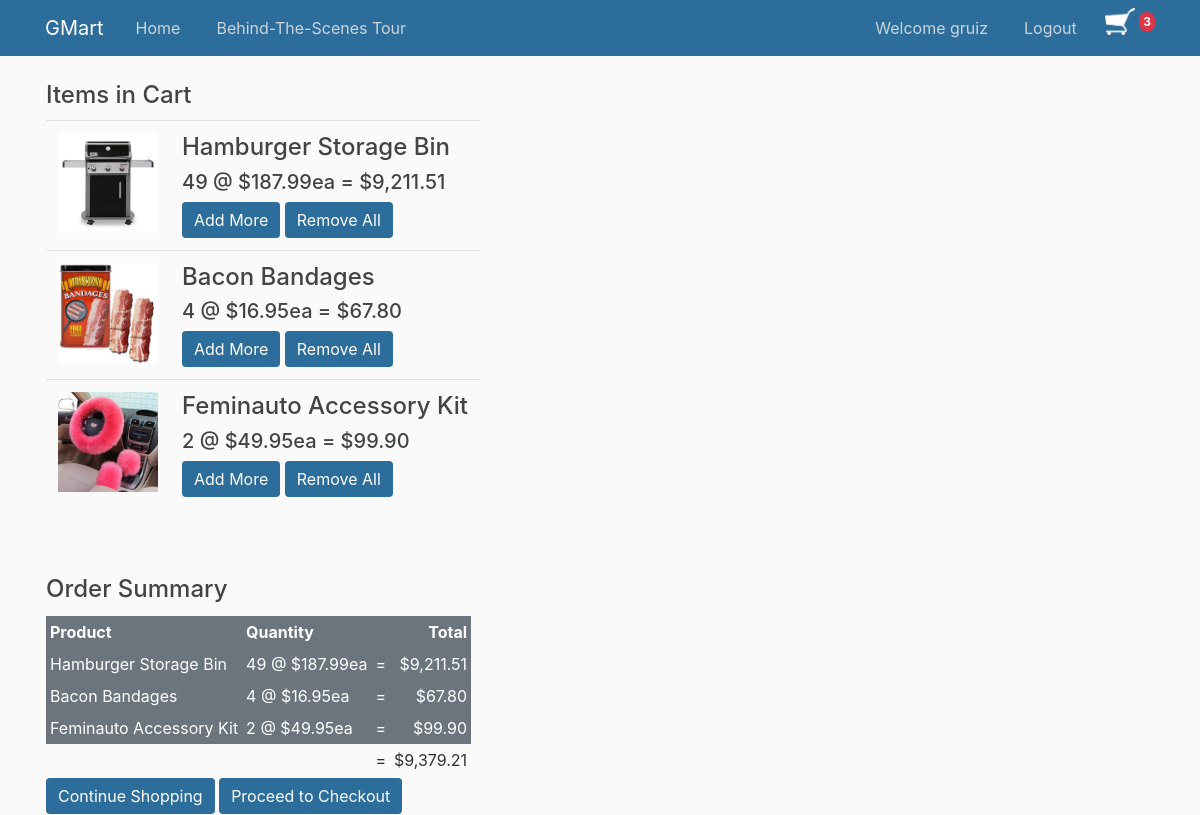
The page /gmart-cart/5 (signed in) on the database as committed earlier.
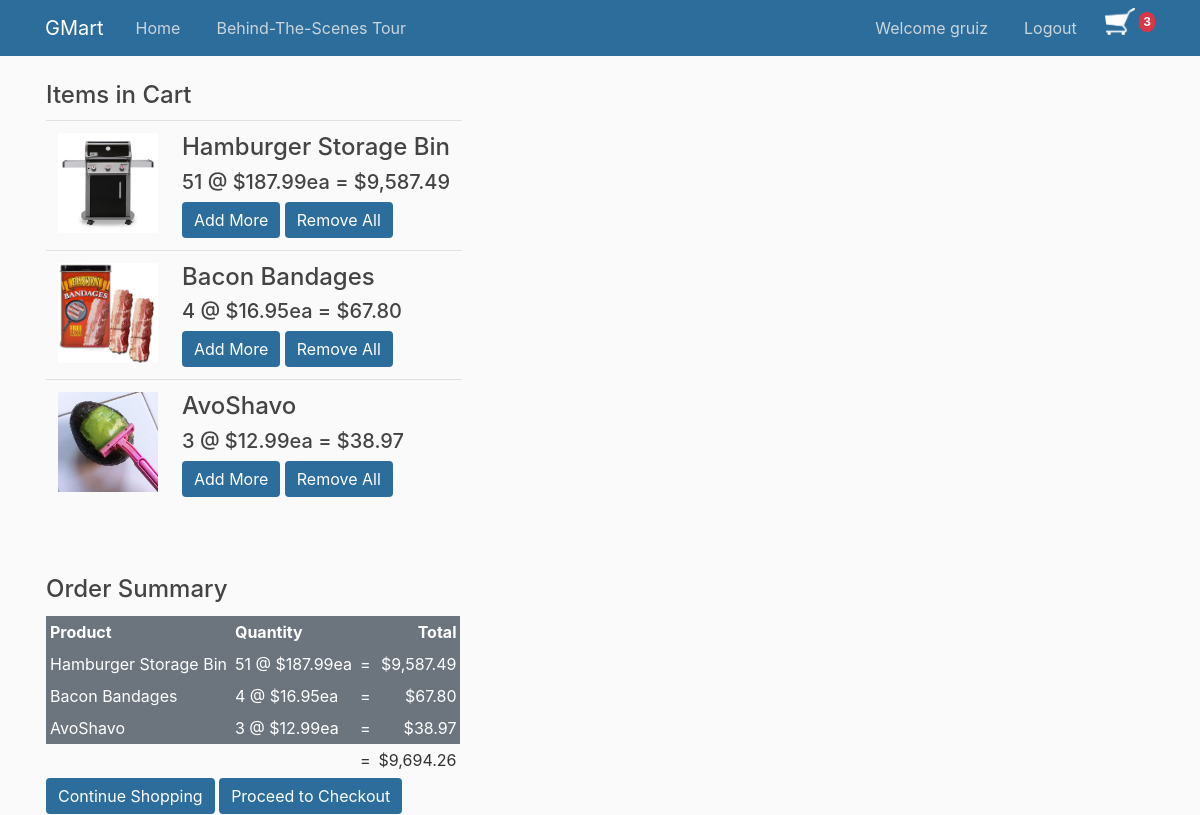
The same page on the database as committed later.
### gmart_app/models.py (models this page shows, shortened)
class Order(models.Model):
    Order_User = models.ForeignKey(settings.AUTH_USER_MODEL, on_delete=models.CASCADE)
    Order_Product = models.ManyToManyField(Product, through='OrderItem')
    Order_Created = models.DateTimeField(auto_now_add=True)
    Order_Date = models.DateTimeField()
    Order_Ordered = models.BooleanField(default=False)

class OrderItem(models.Model):
    OrderItem_Product = models.ForeignKey(Product, on_delete=models.CASCADE)
    OrderItem_Order = models.ForeignKey(Order, on_delete=models.CASCADE)
    OrderItem_Quantity = models.IntegerField(default=1)

class Product(models.Model):
    Product_Name = models.CharField(max_length = 100)
    Product_Department = models.ForeignKey(Department, on_delete = models.CASCADE)
    Product_Description = models.TextField()
    Product_Price = models.DecimalField(max_digits = 7, decimal_places = 2)
    Product_Quantity = models.IntegerField()
    Product_Highlights = models.TextField()
    Product_Details = models.TextField()
    Product_Image_Primary = models.ImageField(default='no_product.jpg', upload_to='product_images')

### gmart_app/views.py (the view)
# urls.py: path('gmart-cart/<int:pk>', views.OrderItemView.as_view(), name='gmart-cart'),
class OrderItemView(ListView):
    def get_queryset(self):
        template_name = "gmart_app/orderitem_list.html"
        if self.request.user.is_authenticated:
            if Order.objects.filter(Order_User=self.request.user, Order_Ordered=False).exists():
                cart_id = Order.objects.filter(Order_User=self.request.user, Order_Ordered=False)[0]
                queryset = OrderItem.objects.all().filter(OrderItem_Order_id = cart_id)
                self.cart_total = 0
                for prod in queryset:
                    prod.OrderItem_Total = prod.OrderItem_Quantity * prod.OrderItem_Product.Product_Price
                    self.cart_total += prod.OrderItem_Total
                if queryset.count() == 0:
                    messages.info(self.request, "Your cart is empty.")
            else:
                messages.info(self.request, "Your cart is empty.")
                queryset = OrderItem.objects.none()
        else:
            messages.info(self.request, "You must be logged in to access your cart.")
            queryset = OrderItem.objects.none()
        return queryset
    def get_context_data(self, **kwargs):
        context = super().get_context_data(**kwargs)
        context['cart_total'] = self.cart_total
        return context

### gmart_app/templatetags/cart_template_tags.py (called while the page is built)
@register.filter
def cart_item_count(user):
    if user.is_authenticated:
        qs = Order.objects.filter(Order_User=user, Order_Ordered=False)
        if qs.exists():
            return qs[0].Order_Product.count()
    return 0

### gmart_app/templates/gmart_app/orderitem_list.html (shortened to what this page needs)
{% extends "gmart_app/base.html" %}
{% block content %}
{% load humanize %}
{% if object_list.count > 0 %}
<div>
    <table>
        <tr>
            <td>
                <h4>Items in Cart</h4>
            </td>
        </tr>
        <tr>
            <td>
                <table class="table">
                {% for prod in object_list %}
                    <tr>
                        <td height="100">
                            <img height="100" src="{{ prod.OrderItem_Product.Product_Image_Primary.url }}" alt="{{ prod.OrderItem_Product.Product_Name }}">
                        </td>
                        <td>
                            <div>
                                <h4>{{ prod.OrderItem_Product.Product_Name }}</h4>
                            </div>
                            <div>
                                <h5>{{ prod.OrderItem_Quantity }} @ ${{ prod.OrderItem_Product.Product_Price|intcomma }}ea
                                    = ${{ prod.OrderItem_Total|intcomma }}
                                </h5>
                            </div>
                            <div>
                                <a class="btn btn-primary" href="{% url 'gmart-product-detail' prod.OrderItem_Product.id %}">Add More</a>
                                <a class="btn btn-primary" href="{% url 'remove-from-cart' prod.id prod.OrderItem_Order_id %}">Remove All</a>
                            </div>
                        </td>
                    </tr>
                {% endfor %}
                </table>
            </td>
        </tr>
        <tr>
            <td>
                <br><br><h4>Order Summary</h4>
            </td>
        </tr>
        <tr>
            <td>
                <table>
                    <tr>
                        <td>
                            <tr class="bg-secondary text-white">
                                <th class="p-1">
                                    Product
                                </td>
                                <th class="p-1">
                                    Quantity
                                </td>
                                <td class="p-1"> </td>
                                <th class="p-1 text-right">
                                    Total
                            </tr>{% for prod in object_list %}
                            <tr class="bg-secondary text-white">
                                <td class="p-1">
                                    {{ prod.OrderItem_Product.Product_Name }}
                                </td>
                                <td class="p-1">
                                    {{ prod.OrderItem_Quantity }} @ ${{ prod.OrderItem_Product.Product_Price|intcomma }}ea
                                </td>
                                <td class="p-1">=</td>
                                <td class="p-1 text-right">
                                    ${{ prod.OrderItem_Total|intcomma }}
                                </td>
                            </tr>
                            {% endfor %}
                            <tr>
                                <td class="p-1">
                                </td>
                                <td class="p-1 text-right">
                                </td>
                                <td class="p-1">=</td>
                                <td class="p-1 text-right">
                                    ${{ cart_total|intcomma }}
                                </td>
                            </tr>
                </table>
        <tr>
            <td>
                <div>
                    <a class="btn btn-primary" href="{% url 'gmart-home' %}">Continue Shopping</a>
                    <a class="btn btn-primary" onclick="eCommercePlaceholder()">Proceed to Checkout</a>
                </div>
            </td>
        </tr>
</div>
{% endif %}
{% endblock content %}

### gmart_app/templates/gmart_app/base.html (shortened to what this page needs)
{% load static %}
{% load cart_template_tags %}
<!DOCTYPE html>
<html>
    <head>
        <link rel="stylesheet" href="https://cdn.jsdelivr.net/npm/bootstrap@4.6.0/dist/css/bootstrap.min.css">
        <link rel="stylesheet" type="text/css" href="{% static 'gmart_app/main.css' %}">
    </head>
    <body oncontextmenu='return false' class='snippet-body'>
        <header class="site-header">
            <nav class="navbar fixed-top navbar-expand-md navbar-dark bg-steel">
                <div class="container">
                    <a class="navbar-brand mr-4" href="{% url 'gmart-home' %}">GMart</a>
                    <div class="collapse navbar-collapse" id="navbarToggle">
                        <div class="navbar-nav mr-auto">
                            <a class="nav-item nav-link" href="{% url 'gmart-home' %}">Home</a>
                            <a class="nav-item nav-link" href="{% url 'gmart-about' %}">Behind-The-Scenes Tour</a>
                        </div>
                        <div class="navbar-nav">
                            {% if user.is_authenticated %}
                                <a class="nav-item nav-link" href="{% url 'profile' %}"> Welcome {{ user.username }}</a>
                                <a class="nav-item nav-link" href="{% url 'logout' %}">Logout</a>
                            {% else %}
                                <a class="nav-item nav-link" href="{% url 'login' %}">Login</a>
                                <a class="nav-item nav-link" href="{% url 'register' %}">Register</a>
                            {% endif %}
                            <a href="{% url 'gmart-cart' 5 %}">
                                <img width=30 src="{% static 'gmart_app/shopping-cart-icon.png' %}" alt="View Cart">
                                <p class="badge badge-pill badge-danger p-1 top-0 start-0">{{ request.user|cart_item_count }}</p>
                            </a>
                        </div>
                    </div>
                </div>
            </nav>
        </header>
        <main role="main" class="container">
            <div class="row">
                <div class="col-md-9">
                    {% block content %}{% endblock %}
                </div>
            </div>
        </main>
    </body>
</html>

### gmart_app/static/gmart_app/main.css (style rules this page uses)
body { background: #fafafa; color: #333333; margin-top: 5rem; }
h1, h2, h3, h4, h5, h6 { color: #444444; }
.bg-steel { background-color: #2c6d9b; }
.site-header .navbar-nav .nav-link { color: #cbd5db; margin-right: 20px; }
.btn { background-color: #2c6d9b; border: none; }

Rows that differ between the two databases and show on the page:
removed OrderItem: OrderItem_Product.Product_Image_Primary (picture), OrderItem_Product.Product_Name "Feminauto Accessory Kit", OrderItem_Quantity "2", OrderItem_Product.Product_Price "49.95", OrderItem_Total "99.90"
changed OrderItem "Hamburger Storage Bin": OrderItem_Quantity "49" → "51"; OrderItem_Total "9,211.51" → "9,587.49"
added OrderItem: OrderItem_Product.Product_Image_Primary (picture), OrderItem_Product.Product_Name "AvoShavo", OrderItem_Quantity "3", OrderItem_Product.Product_Price "12.99", OrderItem_Total "38.97"
Other text that changed with them:
{{ cart_total|intcomma }}: "9,379.21" → "9,694.26"
